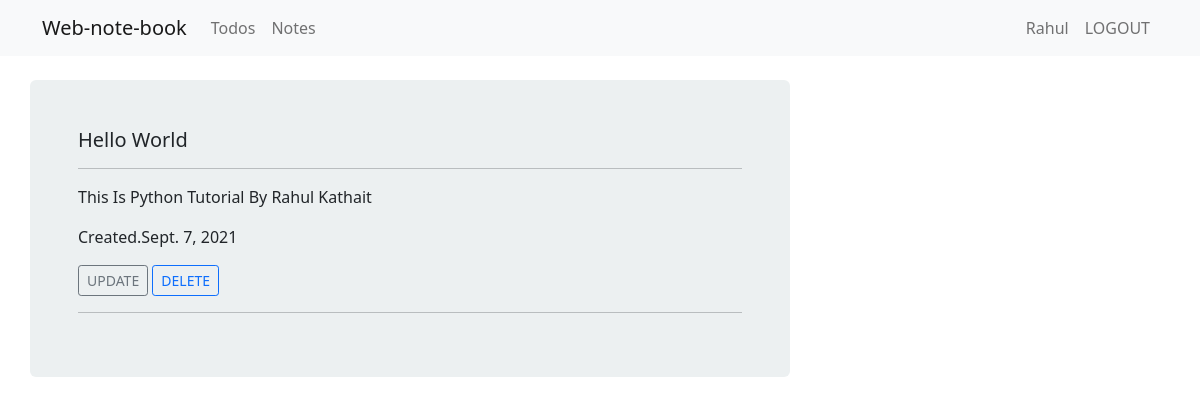
The app's page /note_detail/5/ (signed in) with its own data.
### notebook_app/models.py (models this page shows, shortened)
class Note(models.Model):
    user = models.ForeignKey(User, on_delete=models.CASCADE)
    heading = models.CharField(max_length=100, blank=False, null=False)
    content = models.TextField(null=False, blank=False)
    date_created = models.DateField(auto_now=True)

### notebook_app/views.py (the view)
# urls.py: path('note_detail/<int:pk>/', views.note_detail, name='note-detail'),
def note_detail(request, pk):
    if request.user.is_authenticated:
        note = Note.objects.get(id=pk)
        context = {'note': note}
        return render(request, 'note_detail.html', context)
    else:
        return redirect('login')

### notebook_app/templates/note_detail.html
{% extends 'base.html'%}
{% block content %}
<div class="container">
    <div class="row">
        <div class="col-md-8 todo-content p-5">
            <h5>{{note.heading|title}}
            </h5>
            <hr>
            <div class="col">
                <p>{{note.content|title}}</p>
                <p>Created.{{note.date_created}}</p>
                <p>
                    <a href="{% url 'update-note' note.id%}" class="btn btn-outline-secondary btn-sm">UPDATE</a>
                    <a href="{% url 'delete-note' note.id%}" class="btn btn-outline-primary btn-sm">DELETE</a>
                </p>
            </div>
            <hr>
        </div>
    </div>
</div>
{% endblock content %}

### notebook_app/templates/base.html (shortened to what this page needs)
<!doctype html>
<html lang="en">
{% load static %}
<head>
    <link rel="stylesheet" href="{% static 'css/main.css'%}">
    <link href="https://cdn.jsdelivr.net/npm/bootstrap@5.1.0/dist/css/bootstrap.min.css" rel="stylesheet"
>
</head>
<body>
<nav class="navbar navbar-expand-lg navbar-light bg-light">
    <div class="container-fluid">
        <div class="container collapse navbar-collapse" id="navbarSupportedContent">
            <a class="navbar-brand" href="#">Web-note-book</a>
            <ul class="navbar-nav me-auto mb-2 mb-lg-0">
                {% if request.user.is_authenticated %}
                <li class="nav-item">
                    <a class="nav-link" href="{% url 'todos-page'%}">Todos</a>
                </li>
                <li class="nav-item">
                    <a class="nav-link" href="{% url 'notes-page'%}">Notes</a>
                </li>
            </ul>
            <form class="d-flex">
                <ul class="navbar-nav me-auto mb-2 mb-lg-0">
                    <li class="nav-item">
                      <span class="nav-link">{{request.user|capfirst}}</span>
                    </li>
                    <li class="nav-item">
                        <a class="nav-link" href="{% url 'logout'%}">LOGOUT</a>
                    </li>
                    {% endif %}
                </ul>
            </form>
        </div>
    </div>
</nav>
<br>
{% block content%}
{% endblock content%}
</body>
</html>

### notebook_app/static/css/main.css (style rules this page uses)
.todo-content { background-color:#ECF0F1; border-radius:6px; }

### records on screen
Note: heading "Hello World", content "This Is Python Tutorial By Rahul Kathait", date_created "Sept. 7, 2021"

### other values on screen
{{ request.user|capfirst }} "Rahul"
